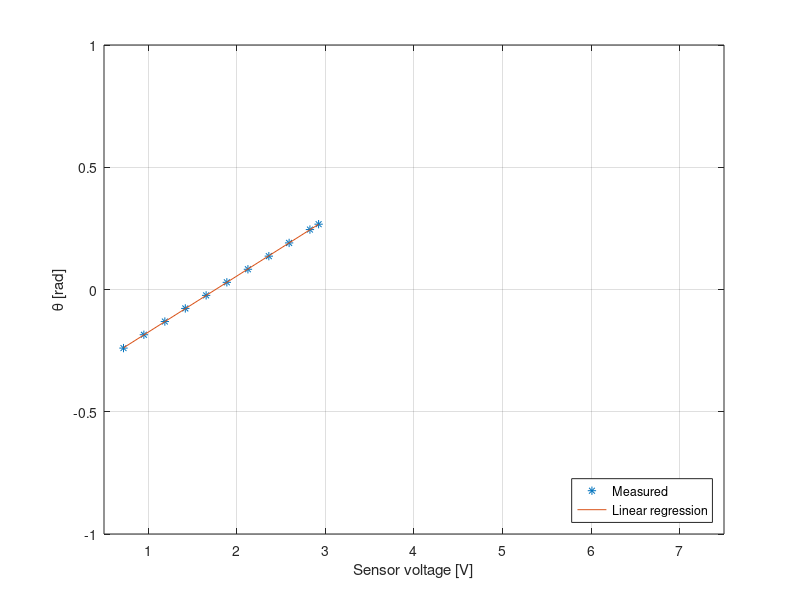

Write the MATLAB code that produced this figure.
% GRAB DATA FROM CRANE
ZERO_PIXEL_M = 277;
ZERO_PIXEL_U = 292;

% PIXELS, CONVERTED TO ANGLE + RESPECTIVE COMEDI-READ VOLTAGES!
p = [188   208   228   248   268   288   308   328   348   368   376];
u = [0.720 0.950 1.187 1.418 1.653 1.887 2.125 2.361 2.590 2.825 2.923];

a = asin( ( (p-ZERO_PIXEL_M) / 15 ) / 25 );


[p, s] = polyfit(u, a, 1);
% x = -0.4981*u + 4.7931

a_est = polyval(p, u);

%x_est = p(1) * u + p(2);

r2 = 1 - s.normr^2 / norm(a-mean(a))^2

% PLOT
plot(u, a, '*', u, a_est);

xlabel('Sensor voltage [V]');
ylabel('\theta [rad]');
xlim([0.5 7.5]);
ylim([-1 1]);

grid on;
legend('Measured', 'Linear regression', 'location', 'southeast');
